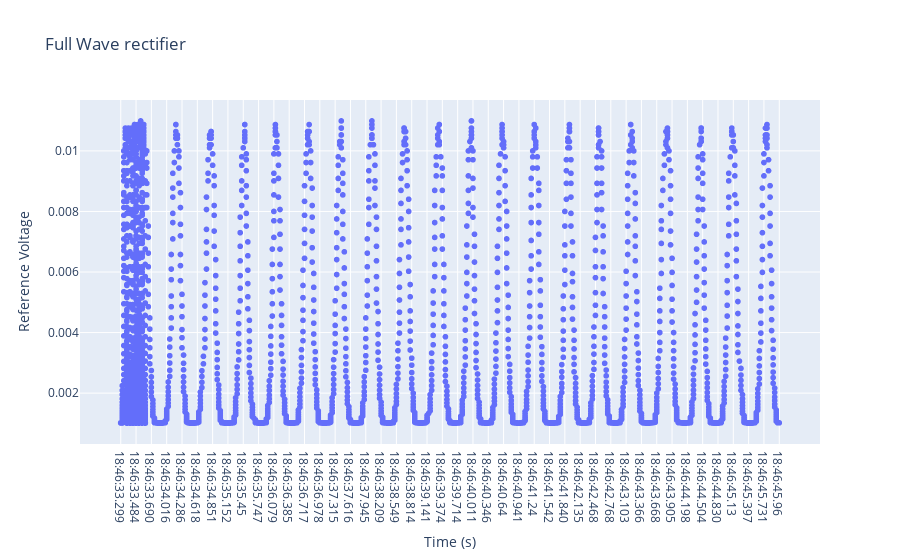

The code cell stored with this chart in its notebook:
### Code cell
fig = go.Figure()
fig.add_trace(go.Scattergl(x=data['time'],y=[1/i for i in data['voltage']],mode="markers"))
fig.update_layout(title="Full Wave rectifier",xaxis_title="Time (s)",yaxis_title="Reference Voltage")
fig.show()

### Figure 1 — Plotly figure (JSON) as saved in the notebook; plotly's stock layout.template omitted (floating-point values rounded to 4 significant figures; data arrays with more than 128 entries replaced by an {"elided": "..."} marker saying what was removed)
{"data": [{"mode": "markers", "type": "scattergl", "x": {"elided": "3743 str values"}, "y": {"elided": "3743 float values"}}], "layout": {"title": {"text": "Full Wave rectifier"}, "xaxis": {"title": {"text": "Time (s)"}}, "yaxis": {"title": {"text": "Reference Voltage"}}}}
